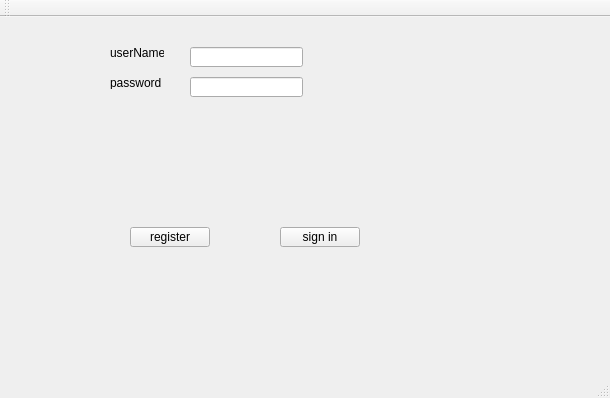
<?xml version="1.0" encoding="UTF-8"?>
<ui version="4.0">
 <class>MainWindow</class>
 <widget class="QMainWindow" name="MainWindow">
  <property name="geometry">
   <rect>
    <x>0</x>
    <y>0</y>
    <width>610</width>
    <height>398</height>
   </rect>
  </property>
  <property name="windowTitle">
   <string>MainWindow</string>
  </property>
  <widget class="QWidget" name="centralWidget">
   <widget class="QPushButton" name="signInButton">
    <property name="geometry">
     <rect>
      <x>280</x>
      <y>210</y>
      <width>80</width>
      <height>20</height>
     </rect>
    </property>
    <property name="text">
     <string>sign in</string>
    </property>
   </widget>
   <widget class="QPushButton" name="registerButton">
    <property name="geometry">
     <rect>
      <x>130</x>
      <y>210</y>
      <width>80</width>
      <height>20</height>
     </rect>
    </property>
    <property name="text">
     <string>register</string>
    </property>
   </widget>
   <widget class="QLabel" name="userName">
    <property name="geometry">
     <rect>
      <x>110</x>
      <y>30</y>
      <width>54</width>
      <height>12</height>
     </rect>
    </property>
    <property name="text">
     <string>userName</string>
    </property>
   </widget>
   <widget class="QLabel" name="password">
    <property name="geometry">
     <rect>
      <x>110</x>
      <y>60</y>
      <width>54</width>
      <height>12</height>
     </rect>
    </property>
    <property name="text">
     <string>password</string>
    </property>
   </widget>
   <widget class="QLineEdit" name="userNameInput">
    <property name="geometry">
     <rect>
      <x>190</x>
      <y>30</y>
      <width>113</width>
      <height>20</height>
     </rect>
    </property>
   </widget>
   <widget class="QLineEdit" name="passwordInput">
    <property name="geometry">
     <rect>
      <x>190</x>
      <y>60</y>
      <width>113</width>
      <height>20</height>
     </rect>
    </property>
   </widget>
  </widget>
  <widget class="QMenuBar" name="menuBar">
   <property name="geometry">
    <rect>
     <x>0</x>
     <y>0</y>
     <width>610</width>
     <height>22</height>
    </rect>
   </property>
  </widget>
  <widget class="QToolBar" name="mainToolBar">
   <attribute name="toolBarArea">
    <enum>TopToolBarArea</enum>
   </attribute>
   <attribute name="toolBarBreak">
    <bool>false</bool>
   </attribute>
  </widget>
  <widget class="QStatusBar" name="statusBar"/>
 </widget>
 <layoutdefault spacing="6" margin="11"/>
 <resources/>
 <connections/>
</ui>
